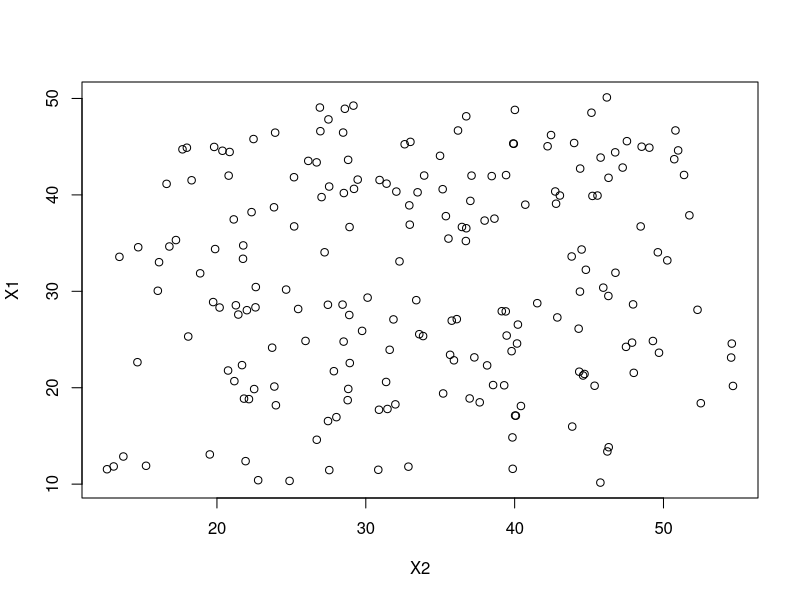

Source code (R): (Note: this script raises an error after producing the figure.)
##Ex. 1##
Y = seq(from=0, to=20, by=0.1)
X1 = (Y-2)/3 + runif(length(Y), min=10, max=45)
X2 = (Y+3)/2 + runif(length(Y), min=10, max=45)
df = as.data.frame(cbind(Y, X1, X2))
summary(lm(Y~X1, data=df))
#Coorelation Coefficent for x1 is 0.07825
summary(lm(Y~X2, data=df))
#Coorelation Coefficent for x2 is 0.18177
summary(lm(Y~X1+X2, data=df))
#Coorelation Coefficient for x1 is 0.04466
#Coorelation Coefficient for x2 is 0.17301
plot(X1~X2)
cor(X1, X2)
#More random noise results in less coorelation. 
#The correlation coefficent for cor(X1, X2) goes down to 0.1951297 
#(below 5 generally indicates that they are not coorelated)


##Ex. 2##
mod1 = lm(Temp~Wind, data=airquality)
mod2 = lm(Temp~Wind+Solar.R, data=airquality)

mod3= lm(Temp~Wind+Solar.R+Ozone, data=airquality)
summary(mod3)
anova(mod1,mod2,mod3)
#It does indicate that there is more variance because 
#there is significantly lower RSS (shown through a very 
#small p-value and higher f-statistic)


##Ex. 3##
AIC(mod1)
#AIC of mod1 = 788.9671
AIC(mod2)
#AIC of mod2 = 782.6779
AIC(mod3)
#AIC of mod3 = 747.5795
#Comparing AIC between the three models also show 
#that model three is the best (the AIC is lowest, 
#meaning that probability is highest)
